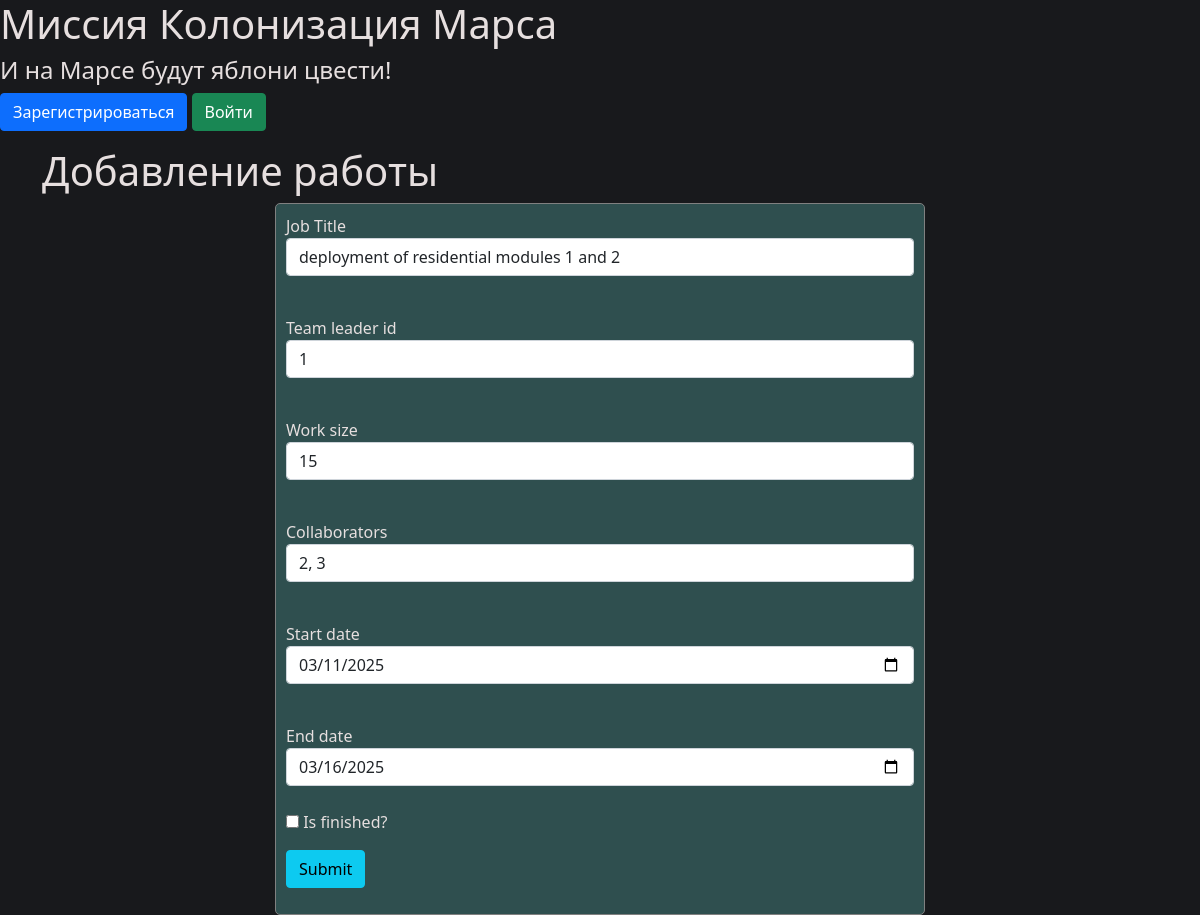
The app's page /edit_job/1, older data.
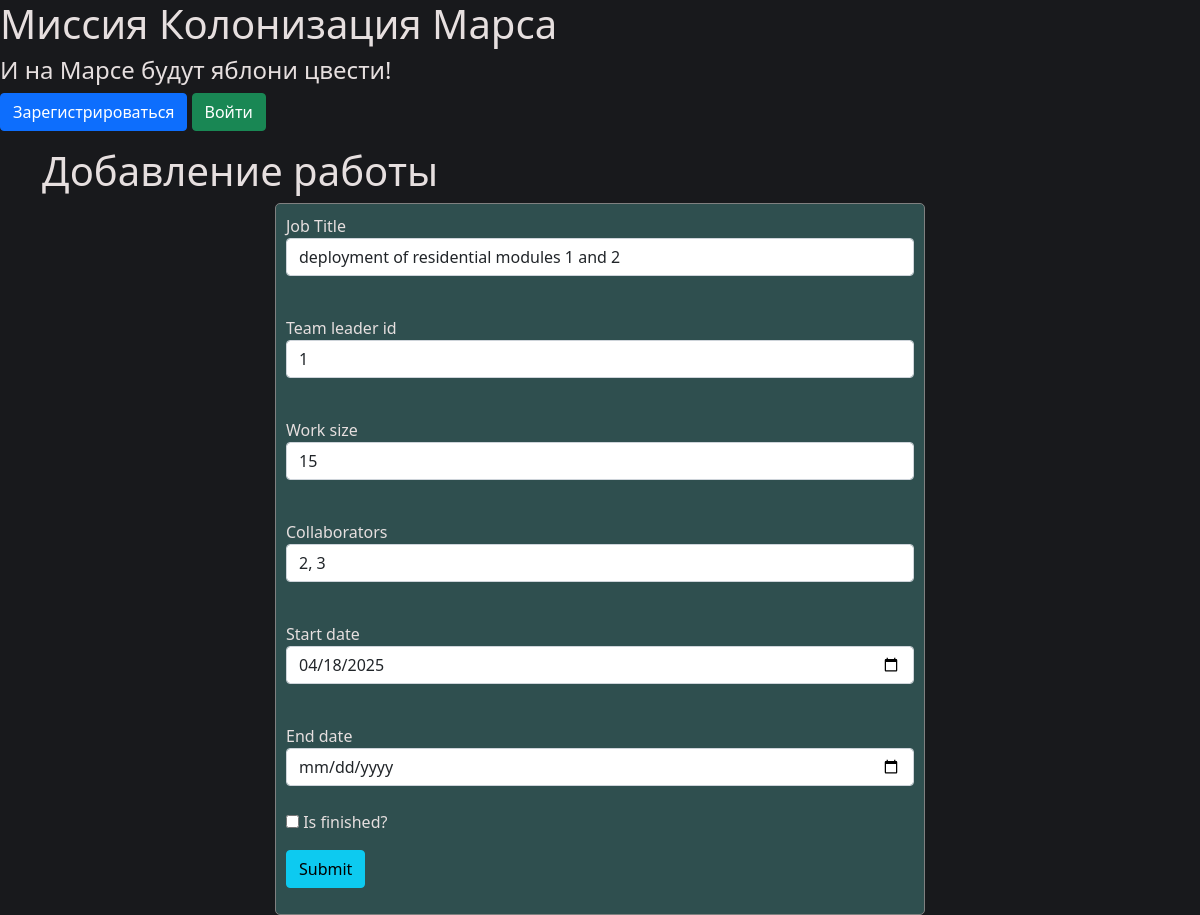
The same page, newer data.
### data/jobs.py (models this page shows, shortened)
class Job(SqlAlchemyBase, SerializerMixin):
    __tablename__ = 'jobs'
    id = sqlalchemy.Column(sqlalchemy.Integer,
                           primary_key=True, autoincrement=True)
    team_leader = sqlalchemy.Column(sqlalchemy.Integer, sqlalchemy.ForeignKey("users.id"))
    job = sqlalchemy.Column(sqlalchemy.String)
    work_size = sqlalchemy.Column(sqlalchemy.Integer)
    collaborators = sqlalchemy.Column(sqlalchemy.String)
    start_date = sqlalchemy.Column(sqlalchemy.DateTime, default=datetime.datetime.now)
    end_date = sqlalchemy.Column(sqlalchemy.DateTime)
    is_finished = sqlalchemy.Column(sqlalchemy.Boolean, default=False)
    user = orm.relationship('User')
    department = orm.relationship("Department",
                                  secondary="association",
                                  backref="jobs")

### repr.py (the view, shortened to what this page needs)
@app.route('/edit_job/<job_id>', methods=['GET', 'POST'])
def edit_job(job_id):
    form = JobForm()
    db_sess = db_session.create_session()
    job = db_sess.query(Job).filter(Job.id == int(job_id)).first()
    form.team_leader.data = job.team_leader
    form.job.data = job.job
    form.work_size.data = job.work_size
    form.collaborators.data = job.collaborators
    form.start_date.data = job.start_date
    form.end_date.data = job.end_date
    form.is_finished.data = job.is_finished
    return render_template('add_job.html', title='Редактирование работы', form=form)

### forms/add_job.py
class JobForm(FlaskForm):
    team_leader = StringField('Team leader id', validators=[DataRequired()])
    job = StringField("Job Title", validators=[DataRequired()])
    work_size = IntegerField('Work size', validators=[DataRequired()])
    collaborators = StringField('Collaborators', validators=[DataRequired()])
    start_date = DateField('Start date', validators=[DataRequired()])
    end_date = DateField('End date', validators=[DataRequired()])
    is_finished = BooleanField('Is finished?')
    submit = SubmitField('Submit')

### data/db_session.py (called while the page is built)
def create_session() -> Session:
    global __factory
    return __factory()

### templates/add_job.html (shortened to what this page needs)
{% extends "base.html" %}
{% block hed %}
<link rel="stylesheet" href="/static/css/form.css">
<link rel="stylesheet" href="/static/css/table.css">
{% endblock %}
{% block content %}
<h1>Добавление работы</h1>
<form class="login_form" action="" method="post" novalidate>
    {{ form.job.label }}<br>
        {{ form.job(class="form-control") }}<br>
    {{ form.team_leader.label }}<br>
        {{ form.team_leader(class="form-control") }}<br>
    {{ form.work_size.label }}<br>
        {{ form.work_size(class="form-control") }}<br>
    {{ form.collaborators.label }}<br>
        {{ form.collaborators(class="form-control") }}<br>
    {{ form.start_date.label }}<br>
        {{ form.start_date(class="form-control") }}<br>
    {{ form.end_date.label }}<br>
        {{ form.end_date(class="form-control") }}<br>
    <p>{{ form.is_finished() }} {{ form.is_finished.label }}</p>
    <p>{{ form.submit(type="submit", class="btn btn-info") }}</p>
</form>
{% endblock %}

Row changes from the older to the newer data that the page shows:
changed Job "deployment of residential modules 1 and 2": start_date "03/11/2025" → "04/18/2025"; end_date "03/16/2025" → (not shown)
